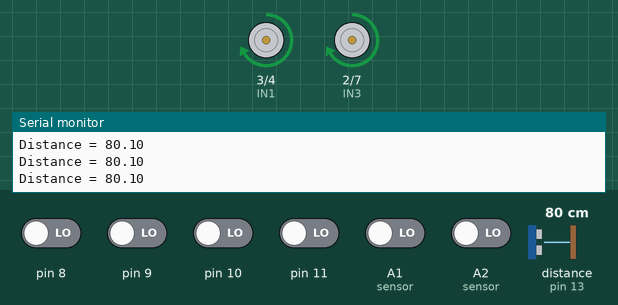
This sketch was run on a simulated Arduino Uno, built with avr-gcc and run on an emulated ATmega328P. Parts: motor-driver pin pairs drawn as motors (green arrow = first pin HIGH = forward, orange = second pin HIGH = backward, longer = more drive, scaled by the enable pin), the last lines printed to the serial monitor. Wiring (inferred from the names in the program): ultrasonic range finder: trigger pin 12; echo pin 13. Inputs (shaded band) come from the test bench; at power-on: A1 (sensor), A2 (sensor), pin 8–11 LOW, distance to the obstacle (sensor on pin 13) 80 cm. The echo pulse lasts 58.3 µs per cm.

Above: at 1.3 s.
1.4 s: distance to the obstacle (sensor on pin 13) set to 2 cm
At 2.5 s:
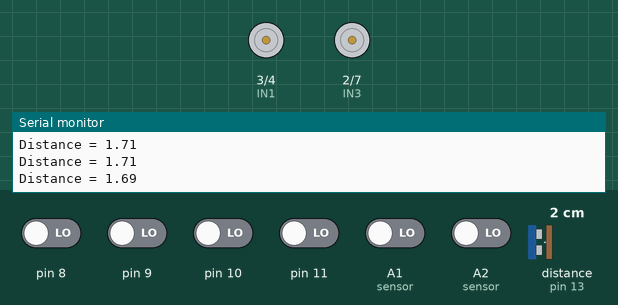
2.9 s: A1 (sensor) driven HIGH
At 3.9 s:
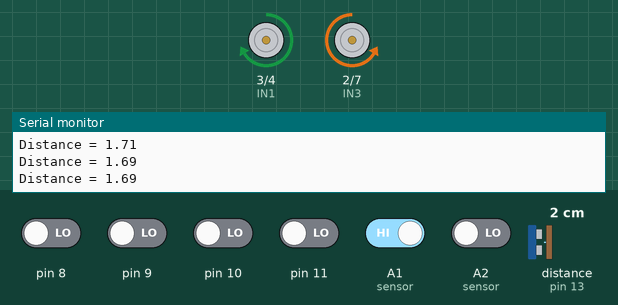
5.9 s: A2 (sensor) driven HIGH
At 7.1 s:
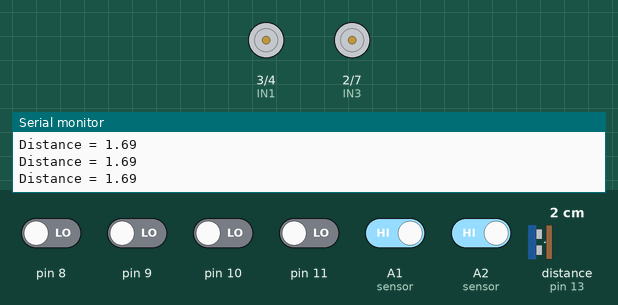
8.9 s: A1 (sensor) driven LOW
At 9.9 s:
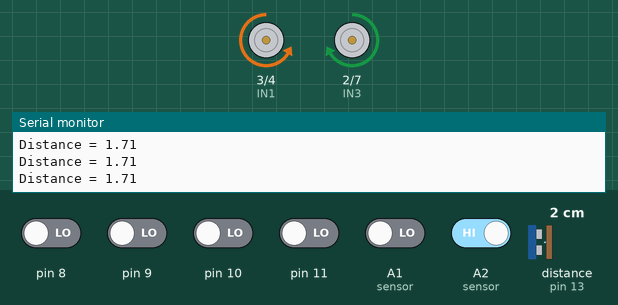
11.9 s: A2 (sensor) driven LOW
13.9 s: distance to the obstacle (sensor on pin 13) set to 19 cm
15.4 s: distance to the obstacle (sensor on pin 13) set to 23 cm
At 16.9 s:
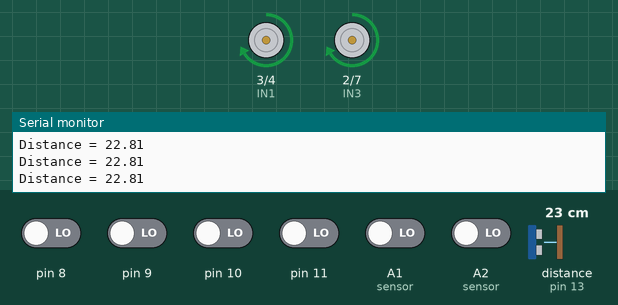
Timing chart, 0 to 18.2 s (numbered marks = the images above; inputs shaded):
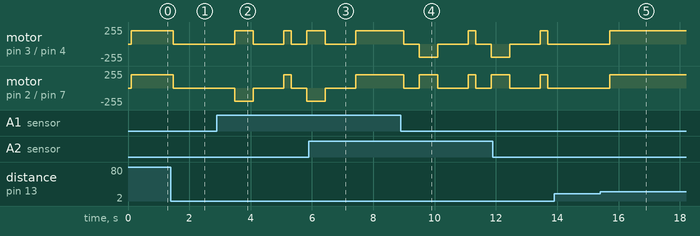

Measured:
- the behaviour switches between 21 and 22 cm on distance to the obstacle (sensor on pin 13) (found by bisection; images 4 and 5)
- after the input at 1.4 s, motor on pin 3 (IN1) / pin 4 (IN2), motor on pin 2 (IN3) / pin 7 (IN4): forward 200/255 → stopped after 0.08 s
- after the input at 5.9 s, motor on pin 3 (IN1) / pin 4 (IN2), motor on pin 2 (IN3) / pin 7 (IN4): goes on until 7.4 s, then stays forward 200/255
- after the input at 15.4 s, motor on pin 3 (IN1) / pin 4 (IN2), motor on pin 2 (IN3) / pin 7 (IN4): stopped → forward 200/255 after 0.31 s

The sketch:

maze_solver.ino
```cpp
// #include <Servo.h>  //servo library
// Servo myservo;      // create servo object to control servo


int Echo = 13;  //Pin to D13
int Trig = 12;  //Pin to D12


#define ENA 5
#define ENB 6
#define IN1 3
#define IN2 4
#define IN3 2  //changed from 2 to 1
#define IN4 7


#define carSpeed 200  //Set the carSpeed to 200
int Sensor1;
int Sensor2;
int Sensor3;
int Sensor4;
// int soundSensorPin = 2;
int turnTime = 600;
int SensorLeft;
int SensorRight;
int rightDistance = 0, leftDistance = 0, middleDistance = 0;
int turnDistance = 20;
// bool canMove = false;
// unsigned long lastSoundTime = 0;
// const unsigned long debounceTime = 300;

void forward() {  //forward function
  // if (!canMove) { return; } // TODO
  analogWrite(ENA, carSpeed);  //Set the speed of ENA
  analogWrite(ENB, carSpeed);  //Set the speed of ENB
    //The right forward
  digitalWrite(IN1, HIGH);
  digitalWrite(IN2, LOW);
  //The left forward
  digitalWrite(IN3, HIGH);
  digitalWrite(IN4, LOW);

  // Serial.println("Forward");
}

void back() {                  //back function
  analogWrite(ENA, carSpeed);  //Set the speed of ENA
  analogWrite(ENB, carSpeed);  //Set the speed of ENB
  //The rihgt back
  digitalWrite(IN1, LOW);
  digitalWrite(IN2, HIGH);
  //The left back
  digitalWrite(IN3, LOW);
  digitalWrite(IN4, HIGH);
  // Serial.println("Back");
}

void left() {                  //left function
  analogWrite(ENA, carSpeed);  //Set the speed of ENA
  analogWrite(ENB, carSpeed);  //Set the speed of ENB
                               //The right forward
  digitalWrite(IN1, HIGH);
  digitalWrite(IN2, LOW);
  //The left back
  digitalWrite(IN3, LOW);
  digitalWrite(IN4, HIGH);

  // Serial.println("Left");
}

void right() {                 //right function
  analogWrite(ENA, carSpeed);  //Set the speed of ENA
  analogWrite(ENB, carSpeed);  //Set the speed of ENB
  //The rihgt back
  digitalWrite(IN1, LOW);
  digitalWrite(IN2, HIGH);
  //The left forward
  digitalWrite(IN3, HIGH);
  digitalWrite(IN4, LOW);

  // Serial.println("Right");
}

void stop() {              //stop function
  digitalWrite(ENA, LOW);  //Set the speed of ENA to low
  digitalWrite(ENB, LOW);  //Set the speed of ENB to low
  // Serial.println("Stop!");
}

float GetDistance() {
  float distance;
  // Send a low short pulse to Trig to trigger the ranging
  digitalWrite(Trig, LOW);  //Send a low level to Trig
  delayMicroseconds(2);
  digitalWrite(Trig, HIGH);
  delayMicroseconds(10);
  digitalWrite(Trig, LOW);
  distance = pulseIn(Echo, HIGH) / 58.00;
  Serial.print("Distance = ");
  Serial.println(distance);  //The serial output distance is converted into cm
  return distance;
}

// void toggleCanMove() {
// unsigned long currentMillis = millis();
// if (currentMillis - lastSoundTime > debounceTime) {
// canMove = !canMove;
// lastSoundTime = currentMillis;
// }
// }

void setup() {
  // myservo.attach(A0, 700, 2400);  // attach servo on pin 3 to servo object
  Serial.begin(9600);

  pinMode(Echo, INPUT);
  pinMode(Trig, OUTPUT);
  pinMode(IN1, OUTPUT);
  pinMode(IN2, OUTPUT);
  pinMode(IN3, OUTPUT);
  pinMode(IN4, OUTPUT);
  pinMode(ENA, OUTPUT);
  pinMode(ENB, OUTPUT);

  // tracking pins
  pinMode(8, INPUT);
  pinMode(9, INPUT);
  pinMode(10, INPUT);
  pinMode(11, INPUT);
  // pinMode(soundSensorPin, INPUT);
  // attachInterrupt(digitalPinToInterrupt(soundSensorPin), toggleCanMove, RISING);  // Attach an interrupt to pin 2
  stop();
  delay(100);
}

void loop() {

  // if(!canMove){
  // stop();
  // }

  SensorLeft = digitalRead(A1);   //The sensor on the left
  SensorRight = digitalRead(A2);  //The sensor on the Right

  middleDistance = GetDistance();  //getDistance();
  // Serial.println(middleDistance);
  // !SensorX means that there is something blocking the X sensor

  if (middleDistance <= turnDistance && middleDistance > 0 && SensorLeft && !SensorRight) {
    // No wall on left, wall on front, wall on right
    // Turning left
    // Serial.println("Turning left");
    stop();
    delay(500);
    left();
    delay(turnTime);
    stop();
    delay(1000);
    forward();
    delay(250);
  } else if (middleDistance <= turnDistance && middleDistance > 0 && !SensorLeft && SensorRight) {
    // Wall on left, wall on front, no wall on right
    // Turning right
    // Serial.println("Turning right");
    stop();
    delay(500);
    right();
    delay(turnTime);
    stop();
    delay(1000);
    forward();
    delay(250);
  } else if (middleDistance <= turnDistance && middleDistance > 0 && !SensorLeft && !SensorRight) {
    // Wall on left, wall on front, wall on right
    stop();
    delay(500);
  } else {
    Sensor1 = digitalRead(8);
    Sensor2 = digitalRead(9);
    Sensor3 = digitalRead(10);
    Sensor4 = digitalRead(11);
    if(Sensor1  == HIGH || Sensor2  == HIGH || Sensor3  == HIGH || Sensor4 == HIGH){
      stop();
      delay(50000);
    }
    else{
      forward();
      delay(100);
    }
  }
}
```
